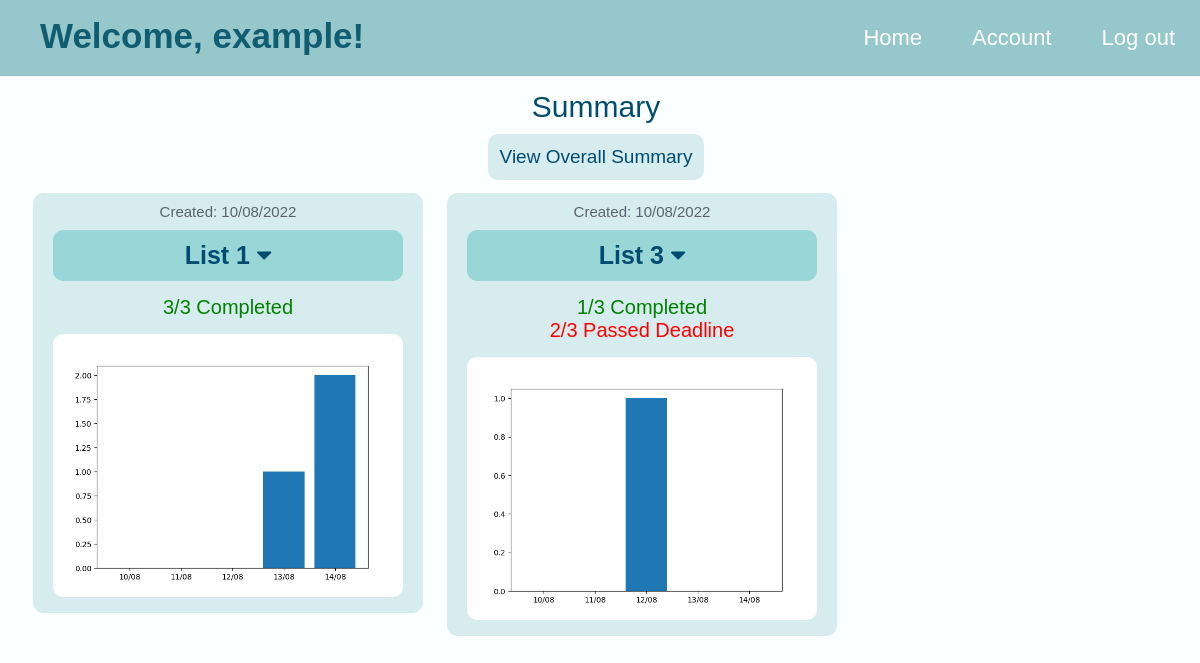
/example/summary, run on the app's committed database.
### application/models.py (models this page shows)
class User(db.Model):
    __tablename__ = "User"
    UserID = db.Column(db.Integer, autoincrement=True, primary_key=True)
    Username = db.Column(db.String, unique=True, nullable=False)
    EmailID = db.Column(db.String)
    Password = db.Column(db.String, nullable=False)

class List(db.Model):
    __tablename__ = "List"
    ListID = db.Column(db.Integer, autoincrement=True, primary_key=True)
    UserID = db.Column(db.Integer, db.ForeignKey("User.UserID"), unique=True, nullable=False)
    Name = db.Column(db.String, nullable=False)
    Description = db.Column(db.String)
    Created_time = db.Column(db.String, nullable=False)

### application/controllers.py (the view)
@app.route("/<username>/summary")
def summary(username):
    user = User.query.filter_by(Username = username).first()
    lists = List.query.filter_by(UserID = user.UserID).all()
    count = {}
    for list in lists:
        l = {}
        total_cards = Card.query.filter_by(ListID = list.ListID).all()
        l['total'] = len(total_cards)
        completed_cards = Card.query.filter_by(ListID = list.ListID, Complete = '1').all()
        l['c'] = len(completed_cards)
        not_completed_cards = Card.query.filter_by(ListID = list.ListID, Complete = '0', ).all()
        curr_date = str(date.today())
        l['pd'] = 0
        l['d'] = 0
        for card in not_completed_cards:
        	x = str(datetime.strptime(card.Deadline, '%d/%m/%Y').date())
       		if curr_date > x:
       			l['pd']+=1
       		else:
       			l['d']+=1
       	count[list.ListID] = l
        dates = []
        completed_card_count = []
        start_date = datetime.strptime(list.Created_time, '%d/%m/%Y').date()
        end_date = datetime.strptime(str(date.today().strftime('%d/%m/%Y')), '%d/%m/%Y').date()
        for x in daterange(start_date, end_date):
            x = x.strftime('%d/%m/%Y')
            dates.append(x[:5])
            cc = Card.query.filter_by(ListID=list.ListID, Completed_time = x).all()
            completed_card_count.append(len(cc))
        fig = plt.figure()
        fig.add_subplot(111)
        plt.bar(dates, completed_card_count)
        plt.savefig("static/"+str(list.ListID)+"_graph.png")
    return render_template("summary.html",username=username, lists=lists, count=count)

### application/controllers.py (called while the page is built)
def daterange(date1, date2):
    for n in range(int ((date2 - date1).days)+1):
        yield date1 + timedelta(n)

### templates/summary.html (shortened to what this page needs)
<!DOCTYPE html>
    <head>
        <link rel="stylesheet" href="https://cdnjs.cloudflare.com/ajax/libs/font-awesome/4.7.0/css/font-awesome.min.css">
    </head>
    <body>
        <div class="header" style="color:#ffffff">
            <ul>
                <li><a class = "logo" href="{{url_for('home',username=username)}}">Welcome, {{username}}!</a></li>
                <li><a class = "block" href="{{url_for('logout')}}">Log out </a></li>
                <li><a class = "block" href="{{url_for('account',username=username)}}">Account </a></li>
                <li><a class = "block" href="{{url_for('home',username=username)}}">Home </a></li>
            </ul>
        </div>
        <div class="info">
            <div class="title">
                Summary
            </div>
            <a href="{{url_for('overallsummary',username=username)}}" class="os">View Overall Summary</a>
            <table>
                <tr>
                    {% for list in lists %}
                        <td>
                            <div class="list">
                                <div class="date">Created: {{list['Created_time']}} </div>
                                <div class="listname">
                                    <button class="listbtn">
                                        {{list['Name']}}
                                        <i class="fa fa-caret-down" aria-hidden="true"></i>
                                    </button>
                                </div>
                                <div class="details">
                                    {% if count[list['ListID']]['c'] != 0 %}
                                        <div class="c">{{count[list['ListID']]['c']}}/{{count[list['ListID']]['total']}} Completed</div>
                                    {% endif %}
                                    {% if count[list['ListID']]['pd'] != 0 %}
                                        <div class="pd">{{count[list['ListID']]['pd']}}/{{count[list['ListID']]['total']}} Passed Deadline</div>
                                    {% endif %}
                                </div>
                                <div class="graph">
                                    <img src="../static/{{list['ListID']}}_graph.png">
                                </div>
                            </div>
                        </td>
                    {% endfor %}
                </tr>
            </table>
        </div>
    </body>
</html>

### templates/summary.html (style rules this page uses)
body { background-color: #e7ffff26; font-family: 'Gill Sans', 'Gill Sans MT', Calibri, 'Trebuchet MS', sans-serif; margin-left: 0; margin-bottom: 0; }
.header { overflow: hidden; margin: 0px; background-color: #95c7cb; padding: 0px 0px; position: fixed; top: 0; width: 100%; left:0; }
.header ul { margin: 0; padding: 0; list-style-type: none; }
.header .block { display: block; color: white; text-align: center; padding: 25px 25px; float: right; text-decoration: none; font-size: 22px; }
.header .logo { color: rgb(16, 92, 113); font-weight: bold; text-decoration: none; float: left; font-size: 35px; padding: 16px 40px; }
.info { padding-top: 50px; padding-left: 20px; padding-right: 20px; margin-top: 20px; font-size: 22px; color: #004c70; text-align: center; }
.info .list { padding-left: 20px; padding-right: 20px; padding-bottom: 10px; margin: 10px; text-align: center; display: block; background-color: #d7ecee; min-height: fit-content; min-width: fit-content; border-radius: 10px; }
.info .list .date { font-size: 15px; color: rgb(94, 97, 113); padding: 10px; }
.info .list .listname { padding: 10px; text-align: center; display:block; border-radius: 10px; background-color: #72caca9c; border: none; font-size: 20px; }
.info .list .listname .listbtn { font-size: 25px; margin: 0; border: none; background-color: #72caca00; font-weight: bold; color:#004c70; font-family: inherit; }
.info table tr { vertical-align: top; }
.info .title { font-size: 30px; margin-top: 20px; }
.info .os { text-decoration: none; display: inline-block; background-color: #d7ecee; border-radius: 10px; width: fit-content; padding: 12px; text-align: center; color: #004c70; font-size: 19px; margin-top: 10px; }
.info .details { font-size: 20px; margin: 15px; }
.info .details .c { color: green; }
.info .details .pd { color: red; }
.graph img { border-radius: 10px; height: auto; width: 350px; }

### data on the page
User: Username "example"
List: Created_time "10/08/2022", Name "List 1", count "3", shows a picture
List: Created_time "10/08/2022", Name "List 3", count "1", count "3", count "2", shows a picture
